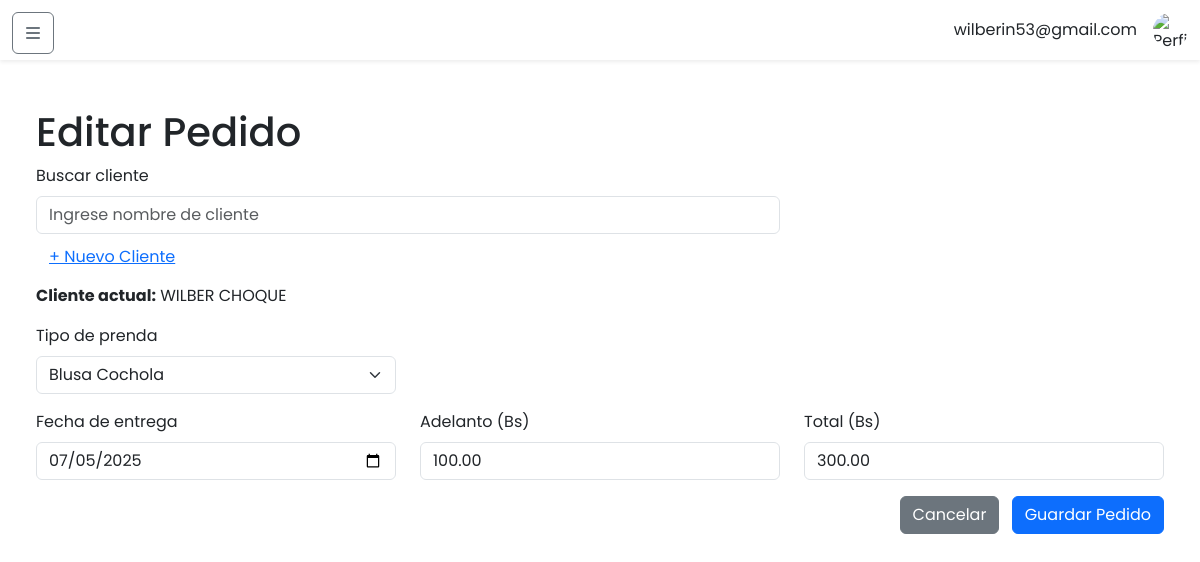
The page /admin/pedidos/1/editar (signed in) on the database its author committed.
### app.py (models this page shows, shortened)
class User(db.Model, UserMixin):
    __tablename__ = 'usuarios'
    id            = db.Column(db.Integer, primary_key=True)
    username      = db.Column(db.String(100), unique=True, nullable=False)
    password_hash = db.Column(db.String(128), nullable=False)
    nombre        = db.Column(db.String(150), nullable=False)
    rol           = db.Column(db.String(50), nullable=False, default='usuario')  # “administrador” o “usuario”

class Cliente(db.Model):
    __tablename__ = 'clientes'
    id = db.Column(db.Integer, primary_key=True)
    nombre_completo = db.Column(db.String(150), nullable=False)
    telefono = db.Column(db.String(50), nullable=False)
    whatsapp = db.Column(db.String(50), nullable=True)
    medidas = db.relationship('Medida', backref='cliente', lazy=True)
    pedidos = db.relationship('Pedido', backref='cliente', lazy=True)

class Pedido(db.Model):
    __tablename__ = 'pedidos'
    id = db.Column(db.Integer, primary_key=True)
    numero_orden = db.Column(db.String(20), unique=True, nullable=False)
    cliente_id   = db.Column(db.Integer, db.ForeignKey('clientes.id'), nullable=False)
    tipo_prenda  = db.Column(db.Enum(
        'blusa_cochala', 'blusa_sucreña',
        'pollera_cochala', 'pollera_sucreña',
        'juste_cochala', 'juste_sucreña',
        'centro_cochala', 'centro_sucreña',
        name='tipo_prenda_enum'
    ), nullable=False)
    medida_id    = db.Column(db.Integer, db.ForeignKey('medidas.id'), nullable=False)
    fecha_entrega = db.Column(db.Date, nullable=False)
    adelanto      = db.Column(db.Numeric(scale=2), nullable=False)
    total         = db.Column(db.Numeric(scale=2), nullable=True)
    estado = db.Column(db.Enum(
        'pendiente', 'en_proceso', 'listo_para_recoger', 'entregado',
        name='estado_pedido_enum'
    ), default='pendiente', nullable=False)
    fecha_creacion     = db.Column(db.DateTime, default=datetime.utcnow)
    fecha_actualizacion= db.Column(db.DateTime, default=datetime.utcnow, onupdate=datetime.utcnow)

### app.py (the view, shortened to what this page needs)
@app.route('/admin/pedidos/<int:pedido_id>/editar', methods=['GET', 'POST'])
@login_required
@admin_required
def pedido_editar(pedido_id):
    pedido = Pedido.query.get_or_404(pedido_id)
    form = PedidoForm(
        tipo_prenda=pedido.tipo_prenda,
        fecha_entrega=pedido.fecha_entrega,
        adelanto=pedido.adelanto,
        total=pedido.total
    )
    return render_template('admin/pedido_form.html', form=form, editar=True, pedido=pedido)

### app.py
class PedidoForm(FlaskForm):
    cliente_id  = IntegerField('Cliente ID (oculto)', validators=[Optional()])
    tipo_prenda = SelectField('Tipo de prenda', choices=[
        ('', '--- Seleccionar ---'),
        ('blusa_cochala',  'Blusa Cochola'),
        ('blusa_sucreña',  'Blusa Sucreña'),
        ('pollera_cochala','Pollera Cochola'),
        ('pollera_sucreña','Pollera Sucreña'),
        ('juste_cochala',  'Juste Cochola'),
        ('juste_sucreña',  'Juste Sucreña'),
        ('centro_cochala', 'Centro Cochola'),
        ('centro_sucreña', 'Centro Sucreña'),
    ], validators=[DataRequired()])
    fecha_entrega = DateField('Fecha de entrega', validators=[DataRequired()])
    adelanto      = DecimalField('Adelanto (Bs)', validators=[DataRequired(), NumberRange(min=0)])
    total         = DecimalField('Total (Bs)',    validators=[Optional(), NumberRange(min=0)])
    submit        = SubmitField('Guardar Pedido')

### app.py (called while the page is built)
@login_manager.user_loader
def load_user(user_id):
    return User.query.get(int(user_id))

def admin_required(f):
    from functools import wraps
    @wraps(f)
    def decorated(*args, **kwargs):
        if not current_user.is_authenticated or current_user.rol != 'administrador':
            abort(403)
        return f(*args, **kwargs)
    return decorated

### templates/admin/pedido_form.html (shortened to what this page needs)
{% extends 'admin/base.html' %}
{% block content %}
<h1>{% if editar %}Editar Pedido{% else %}Nuevo Pedido{% endif %}</h1>
<form method="POST" id="formPedido">
  <div class="row mb-3">
    <div class="col-md-8">
      <label for="autocompleteCliente" class="form-label">Buscar cliente</label>
      <input type="text" class="form-control" id="autocompleteCliente" placeholder="Ingrese nombre de cliente">
      <button type="button" class="btn btn-link mt-1" data-bs-toggle="modal" data-bs-target="#clienteModal" onclick="abrirModalCliente('{{ url_for('cliente_nuevo') }}', 'Nuevo Cliente')">+ Nuevo Cliente</button>
      <div id="infoClienteSeleccionado" class="mt-2">
        {% if editar %}
          <strong>Cliente actual:</strong> {{ pedido.cliente.nombre_completo }}
        {% endif %}
      </div>
    </div>
  </div>
  <div class="row mb-3">
    <div class="col-md-4">
      {{ form.tipo_prenda.label(class="form-label") }}
      {{ form.tipo_prenda(class="form-select", id="tipo_prenda") }}
    </div>
  </div>
  <div class="row mb-3">
    <div class="col-md-4">
      {{ form.fecha_entrega.label(class="form-label") }}
      {{ form.fecha_entrega(class="form-control", id="fecha_entrega") }}
    </div>
    <div class="col-md-4">
      {{ form.adelanto.label(class="form-label") }}
      {{ form.adelanto(class="form-control", step="0.01") }}
    </div>
    <div class="col-md-4">
      {{ form.total.label(class="form-label") }}
      {{ form.total(class="form-control", step="0.01") }}
    </div>
  </div>
  <div class="text-end">
    <a href="{{ url_for('pedidos_list') }}" class="btn btn-secondary me-2">Cancelar</a>
    {{ form.submit(class="btn btn-primary") }}
  </div>
</form>
{% endblock %}

### templates/admin/base.html (shortened to what this page needs)
<!DOCTYPE html>
<html lang="es">
<head>
  <link href="https://cdn.jsdelivr.net/npm/bootstrap@5.3.0/dist/css/bootstrap.min.css" rel="stylesheet" />
  <link href="https://cdnjs.cloudflare.com/ajax/libs/font-awesome/6.4.0/css/all.min.css" rel="stylesheet" />
  <link rel="stylesheet" href="{{ url_for('static', filename='css/admin.css') }}" />
</head>
<body>
  <button id="sidebarToggle" class="btn btn-outline-secondary toggle-btn">
    <i class="fas fa-bars"></i>
  </button>
  <header class="navbar navbar-expand-lg navbar-light bg-white shadow-sm fixed-top">
    <div class="container-fluid justify-content-end">
      <div class="d-flex align-items-center">
        <span class="me-3">{{ current_user.username }}</span>
        <img src="{{ url_for('static', filename='images/profile.png') }}" alt="Perfil" class="rounded-circle profile-img">
      </div>
    </div>
  </header>
  <main class="main-content">
    <div class="container-fluid py-4">
      {% block content %}{% endblock %}
    </div>
  </main>
</body>
</html>

### static/css/admin.css (style rules this page uses)
body, html { height: 100%; width: 100%; font-family: 'Poppins', sans-serif; overflow-x: hidden; margin: 0; padding: 0; }
.toggle-btn { position: fixed; top: 12px; left: 12px; z-index: 1200; width: 42px; height: 42px; border-radius: 6px; display: flex; align-items: center; justify-content: center; }
header.navbar { position: fixed; top: 0; left: 0; right: 0; height: 60px; z-index: 1000; }
.profile-img { width: 35px; height: 35px; object-fit: cover; border-radius: 50%; }
.main-content { margin-top: 60px; margin-left: 0; transition: margin 0.3s ease; padding: 1.5rem; }
.main-content .container-fluid { opacity: 0; animation: fadeInContent 0.8s ease-in-out forwards; }
.btn { transition: transform 0.15s ease, box-shadow 0.15s ease; }

### rows shown on the page
User: username "wilberin53@gmail.com"
Cliente: cliente.nombre_completo "WILBER CHOQUE"
Pedido: tipo_prenda "Blusa Cochola", fecha_entrega "07/05/2025", adelanto "100.00", total "300.00"
